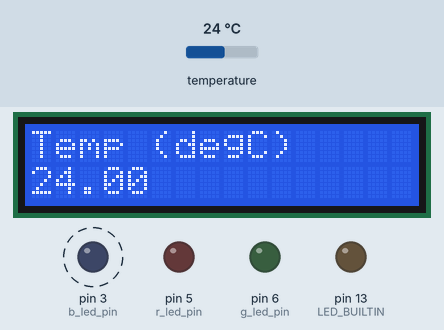
The sketch below on a simulated Arduino Uno, built with avr-gcc and run on an emulated ATmega328P. Shown: 16×2 character LCD, output pins drawn as LEDs (lit = HIGH). Dashed ring = blinking. The test bench sets the inputs (shaded band); at power-on: temperature 24 °C.

Above: at 1.67 s.
2.0 s: temperature set to 34.3 °C
At 4.25 s:
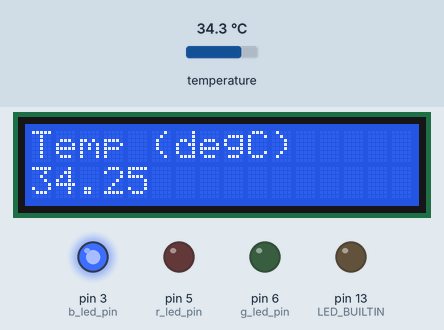
5.6 s: temperature set to 35.4 °C
At 7.5 s:
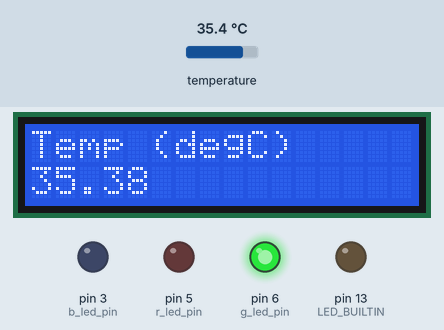
8.6 s: temperature set to 38.6 °C
At 10.6 s:
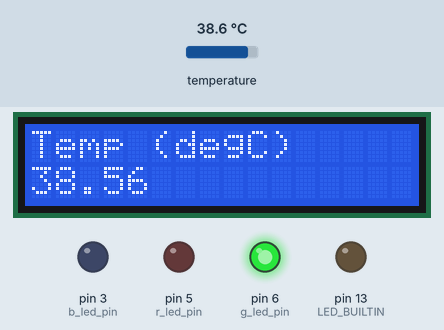
11.6 s: temperature set to 39.8 °C
At 12.64 s:
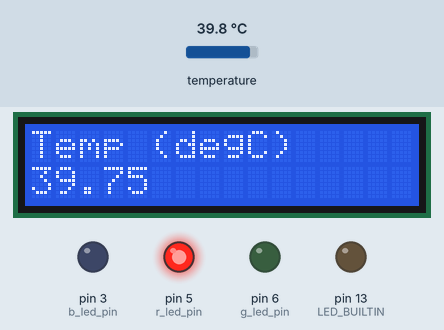
Timing chart, 0 to 16.2 s (numbered marks = the images above; inputs shaded):
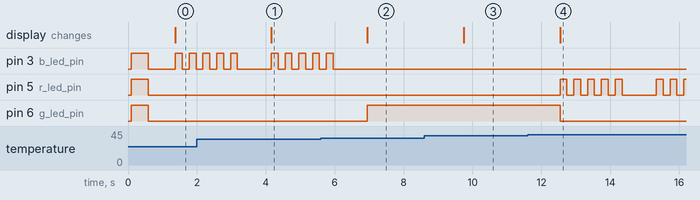

Measured:
- the behaviour switches between 34.9 and 35 °C on temperature (found by bisection; images 1 and 2)
- the behaviour switches between 38.9 and 39 °C on temperature (found by bisection; images 3 and 4)
- after the input at 2.0 s, the display: changes after 2.2 s (image 1)
- after the input at 5.6 s, pin 3 (b_led_pin): goes on until 6.0 s, then stays LOW; pin 6 (g_led_pin): LOW → HIGH after 1.4 s; the display: changes after 1.4 s (image 2)
- after the input at 8.6 s, the display: changes after 1.1 s (image 3)
- after the input at 11.6 s, pin 5 (r_led_pin): LOW → HIGH after 0.94 s, → LOW 0.20 s later, → HIGH 0.20 s later, → LOW 0.20 s later, … (15 changes in this stretch); pin 6 (g_led_pin): HIGH → LOW after 0.94 s; the display: changes after 0.94 s (image 4)

The sketch:

thermometer_with_screen.ino
```cpp
/********************************************************************/
// First we include the libraries
#include <OneWire.h>
#include <DallasTemperature.h>
/********************************************************************/
// Data wire is plugged into pin 2 on the Arduino
#define ONE_WIRE_BUS 2
/********************************************************************/
// Setup a oneWire instance to communicate with any OneWire devices
// (not just Maxim/Dallas temperature ICs)
OneWire oneWire(ONE_WIRE_BUS);
/********************************************************************/
// Pass our oneWire reference to Dallas Temperature.
DallasTemperature sensors(&oneWire);
/********************************************************************/
#include <LiquidCrystal_I2C.h> // Library for LCD

//Declare a LiquidCrystal_I2C object
LiquidCrystal_I2C lcd(0x27, 16, 2); // I2C address 0x27, 16 column and 2 rows

//Other variables
int b_led_pin=3;
int g_led_pin=6;
int r_led_pin=5;
int temp_low = 35;
int temp_high = 39;
int b_duty_cycle = 255;
int g_duty_cycle = 255;
int r_duty_cycle = 255;
int loop_period = 2000;  //milliseconds
float b_flash_period = 400; //milliseconds
float r_flash_period = 400; //milliseconds
int i;  //FOR loop iterator

void setup(void)
{
 //Serial.begin(9600);

 // Start up the sensor library
 sensors.begin();

 //Initialise the lcd
 lcd.init(); //initialize the lcd
 lcd.backlight();  //turn on lcd backlight
 lcd.clear();
 lcd.setCursor(0, 0);  //column_index, row_index
 lcd.print("Temp (degC)");

 //Setup LEDs
 pinMode(LED_BUILTIN, OUTPUT);
 pinMode(g_led_pin, OUTPUT);  //green
 pinMode(b_led_pin, OUTPUT);  //blue
 pinMode(r_led_pin, OUTPUT);  //red

 //Flash all three LEDs
 analogWrite(b_led_pin, b_duty_cycle);
 analogWrite(g_led_pin, g_duty_cycle);
 analogWrite(r_led_pin, r_duty_cycle);
 delay(500);
 digitalWrite(b_led_pin, LOW);
 digitalWrite(g_led_pin, LOW);
 digitalWrite(r_led_pin, LOW);
}

void loop(void)
{
 // call sensors.requestTemperatures() to issue a global temperature
 // request to all devices on the bus
/********************************************************************/
 //Serial.print(" Requesting temperatures...");
 sensors.requestTemperatures(); // Send the command to get temperature readings
 //Serial.println("DONE");
/********************************************************************/
 //Serial.print("Temperature is: ");
 //Serial.print(sensors.getTempCByIndex(0)); // Why "byIndex"?
   // You can have more than one DS18B20 on the same bus.
   // 0 refers to the first IC on the wire

 lcd.setCursor(0,1);
 lcd.print(sensors.getTempCByIndex(0));

 //Set LED colur according to temperature
 if(sensors.getTempCByIndex(0)<temp_low)
 {
  digitalWrite(g_led_pin, LOW);
  digitalWrite(r_led_pin, LOW);
  for(i=0;i<(loop_period/b_flash_period);i++)
  {
    analogWrite(b_led_pin, b_duty_cycle);
    delay(0.5*b_flash_period);
    analogWrite(b_led_pin, 0);
    delay(0.5*b_flash_period);
  }
 }
 else if (sensors.getTempCByIndex(0)<temp_high)
 {
  digitalWrite(b_led_pin, LOW);
  digitalWrite(r_led_pin, LOW);
  analogWrite(g_led_pin, g_duty_cycle);
  delay(loop_period);
 }
 else
 {
  digitalWrite(b_led_pin, LOW);
  digitalWrite(g_led_pin, LOW);
  for(i=0;i<(loop_period/r_flash_period);i++)
  {
    analogWrite(r_led_pin, r_duty_cycle);
    delay(0.5*r_flash_period);
    analogWrite(r_led_pin, 0);
    delay(0.5*r_flash_period);
  }
 }
}
```
